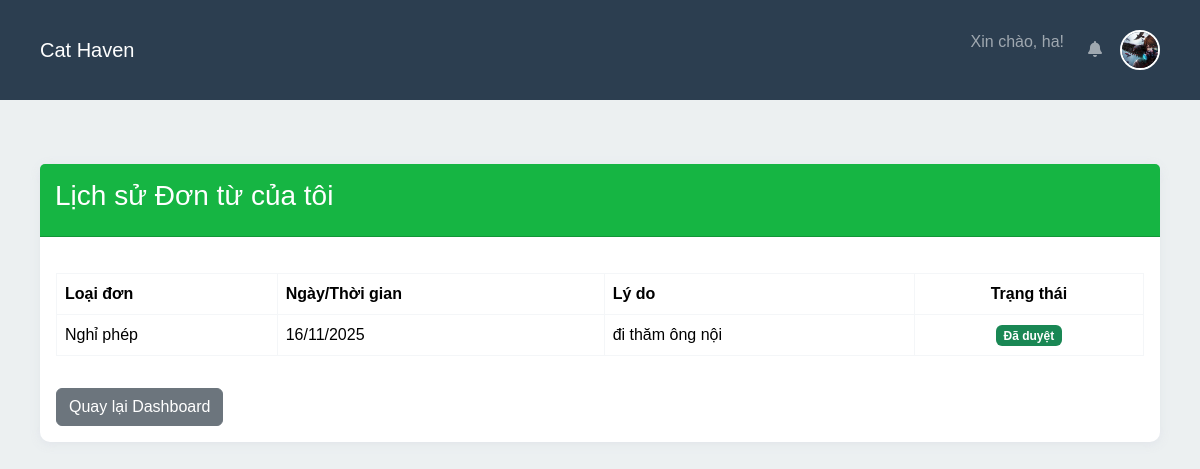
Page /leave/my_requests (signed in) on the committed database.
### app/models.py (models this page shows)
class LeaveRequest(db.Model):
    id = db.Column(db.Integer, primary_key=True)
    user_id = db.Column(db.Integer, db.ForeignKey('user.id'), nullable=False)
    request_type = db.Column(db.String(20), nullable=False, default='leave')
    start_date = db.Column(db.Date)
    end_date = db.Column(db.Date)
    request_date = db.Column(db.Date)
    request_time = db.Column(db.Time)
    reason = db.Column(db.String(200), nullable=False) # Lý do chung/chi tiết đổi ca
    status = db.Column(db.String(20), default='pending') # 'pending', 'approved', 'rejected'
    notifications = db.relationship('Notification', backref='leave_request', lazy=True)
    @property
    def relevant_date(self):
        return self.request_date if self.request_type in ['late', 'early'] else self.start_date

### app/leave/routes.py (the view)
@leave_bp.route('/my_requests')
@login_required
def my_requests():
    user_id = session['user_id']
    requests = LeaveRequest.query.filter_by(user_id=user_id).order_by(LeaveRequest.id.desc()).all()
    return render_template('leave/my_requests.html', requests=requests)

### app/templates/leave/my_requests.html (shortened to what this page needs)
{% extends "base.html" %}
{% block content %}
<div class="container mt-4">
    <div class="card">
        <div class="card-header">
            <h3>Lịch sử Đơn từ của tôi</h3>
        </div>
        <div class="card-body">
            <div class="table-responsive">
                <table class="table table-hover align-middle">
                    <thead>
                        <tr>
                            <th>Loại đơn</th>
                            <th>Ngày/Thời gian</th>
                            <th>Lý do</th>
                            <th class="text-center">Trạng thái</th>
                        </tr>
                    </thead>
                    <tbody>
                        {% for req in requests %}
                        <tr>
                            <td>
                                {% if req.request_type == 'leave' %} Nghỉ phép
                                {% elif req.request_type == 'late' %} Đi trễ
                                {% elif req.request_type == 'early' %} Về sớm
                                {% elif req.request_type == 'shift_change' %} Đổi ca
                                {% else %} {{ req.request_type }}
                                {% endif %}
                            </td>
                            <td>
                                {% if req.relevant_date %}
                                    {{ req.relevant_date.strftime('%d/%m/%Y') }}
                                {% else %}
                                    N/A
                                {% endif %}
                            </td>
                            <td>{{ req.reason }}</td>
                            <td class="text-center">
                                {% if req.status == 'pending' %}
                                    <span class="badge bg-warning text-dark">Đang chờ</span>
                                {% elif req.status == 'approved' %}
                                    <span class="badge bg-success">Đã duyệt</span>
                                {% elif req.status == 'rejected' %}
                                    <span class="badge bg-danger">Từ chối</span>
                                {% endif %}
                            </td>
                        </tr>
                        {% else %}
                        <tr>
                            <td colspan="4" class="text-center">Bạn chưa có đơn từ nào.</td>
                        </tr>
                        {% endfor %}
                    </tbody>
                </table>
            </div>
            <a href="{{ url_for('attendance.dashboard') }}" class="btn btn-secondary mt-3">Quay lại Dashboard</a>
        </div>
    </div>
</div>
{% endblock %}

### app/static/css/style.css (style rules this page uses)
body { font-family: Arial, sans-serif; margin: 0; padding: 0; background-color: #ECF0F1; }
table { border-collapse: collapse; width: 100%; margin: 20px 0; }
th, td { border: 1px solid #f4f6f8; padding: 12px; text-align: left; }
th { background-color: #1e3b8aad; color: white; }
:root { --bg-color: #ECF0F1; --primary-dark: #2C3E50; --primary-accent: #3498DB; --secondary-accent: #1ABC9C; --info-color: #95A5A6; --danger-color: #E74C3C; --white-color: #FFFFFF; --text-color: #2C3E50; }
body { background-color: var(--bg-color); color: var(--text-color); }
.card-header { background-color: var(--secondary-accent); color: var(--white-color); }
.container { max-width: 1200px; margin: 0 auto; padding: 20px; }
.card { box-shadow: 0 2px 10px rgba(222, 225, 233, 0.848); border-radius: 10px; border: none; margin-bottom: 20px; }
.card-header { background: #16b543; color: white; padding: 15px; border-radius: 10px 10px 0 0; }

### rows in the picture
LeaveRequest: shows "Nghỉ phép", relevant_date "16/11/2025", reason "đi thăm ông nội", status "Đã duyệt"

### other values in the picture
{{ session.username }} "ha"
